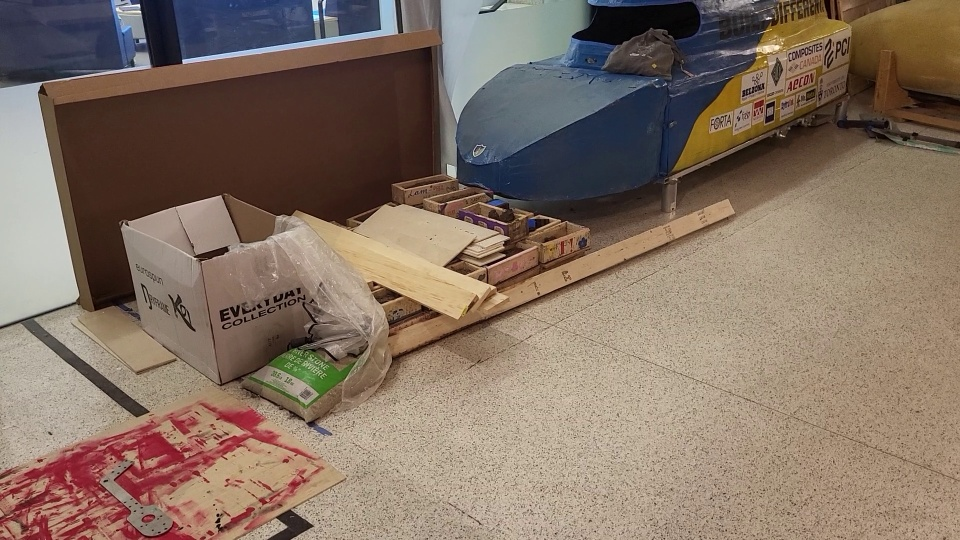
#> input picture mapping/sfm_calibrated/img/arena_0.jpg, 960 x 540 px; its folder holds 4 pictures in this run
$ python ba_n_04.py
#> lines starting #> are read from the running program, lines starting #| are printed output that depends on the picture
import cv2 as cv
import numpy as np
import scipy.sparse
import scipy.optimize
from scipy.spatial import KDTree

import matplotlib.pyplot as plt
from mpl_toolkits.mplot3d import Axes3D


# https://github.com/gaoxiang12/slambook2


IMG_SHAPE = np.array([960.0, 540.0])

# initial guess
F = 800.
K = np.array([[F, 0., IMG_SHAPE[0]/2],
              [0., F, IMG_SHAPE[1]/2],
              [0., 0., 1.]])


def filter_features(kps, descs=None, r=20, k_max=20):
    """ https://stackoverflow.com/a/57390077
    Use kd-tree to perform local non-maximum suppression of key-points
    kps - key points obtained by one of openCVs 2d features detectors (SIFT, SURF, AKAZE etc..)
    r - the radius of points to query for removal
    k_max - maximum points retreived in single query
    """

    # sort by score to keep highest score features in each locality
    neg_responses = [-kp.response for kp in kps]
    order = np.argsort(neg_responses)
    kps = np.array(kps)[order].tolist()

    # create kd-tree for quick NN queries
    data = np.array([list(kp.pt) for kp in kps])
    kd_tree = KDTree(data)

    # perform NMS using kd-tree, by querying points by score order,
    # and removing neighbors from future queries
    N = len(kps)
    removed = set()
    for i in range(N):
        if i in removed:
            continue
        dist, inds = kd_tree.query(data[i,:],k=k_max,distance_upper_bound=r)
        for j in inds:
            if j>i:
                removed.add(j)

    kp_filtered = [kp for i,kp in enumerate(kps) if i not in removed]
    descs_filtered = None
    if descs is not None:
        descs = descs[order]
        descs_filtered = np.array([desc for i,desc in enumerate(descs) if i not in removed])
    print('filtered', len(kp_filtered), 'of', N, 'features')
    return kp_filtered, descs_filtered

def extract_features(imgs):
    detector = cv.ORB_create(6000)
    # detector = cv.SIFT_create(10000)

    features = []
    for img in imgs:
        feature = detector.detectAndCompute(img, None)
        keypoints, descriptors = filter_features(feature[0], feature[1])
        features.append((img, keypoints, descriptors))

    return features

# [65 lines left out: functions match_feature_pair, draw_matches, not called in this run]


def pixel2cam(p):
    return np.array([(p[0]-K[0,2])/K[0,0], (p[1]-K[1,2])/K[1,1]])

# [31 lines left out: functions pose_estimation, triangulation, exp_so3t, log_so3t, not called in this run]

OUTLIER_Z = 8

# [226 lines left out: functions bundle_adjustment_01, bundle_adjustment_02, bundle_adjustment_03, not called in this run]


# global map
camera_params = None  # depends on BA function
all_frames = []  # (keypoints, descriptor)
all_poses = []  # (R, t) | None
all_matches = {}  # (f1, f2): matches
all_keypoints = []  # [f][i]: index of 3d point
all_points_indices = []  # indices of 3d points
all_points, all_points_n, all_points_cov = [], [], []  # 3d points
all_observations = []  # (fi, pi, uv)


# [271 lines left out: functions bundle_adjustment_update, add_frame_init, add_frame_incremental, add_frame, plot_points, plot_camera and 1 more, not called in this run]


if __name__ == "__main__":
    from time import perf_counter

    # read images + extract features
    imgs = [
        # cv.imread(f"img/pit_{i}.jpg", cv.IMREAD_COLOR)
        # for i in range(0, 11, 1)
        cv.imread(f"img/arena_{i}.jpg", cv.IMREAD_COLOR)
        for i in range(0, 14, 1)
        # for i in range(0, 20, 1)
        # for i in range(8, 13, 1)
        # for i in range(30, 40, 1)
        # cv.imread(f"img/float_{i}.jpg", cv.IMREAD_COLOR)
        # for i in range(0, 12, 1)
        # for i in range(11, 20, 1)
        # for i in range(0, 25, 1)
        # cv.imread(f"img/temp_{i}.jpg", cv.IMREAD_COLOR)
        # for i in range(80, 100, 1)
    ]
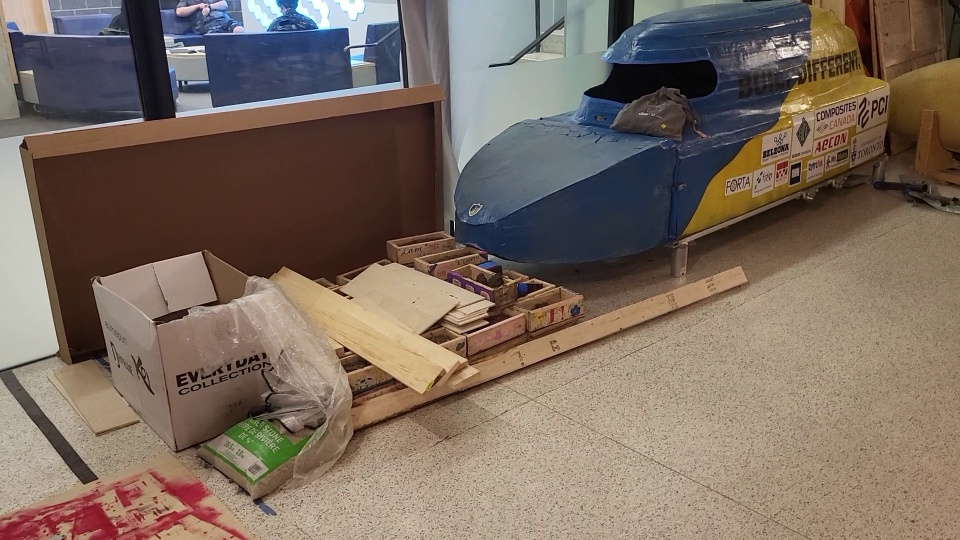
#> input picture mapping/sfm_calibrated/img/arena_1.jpg, 960 x 540 px
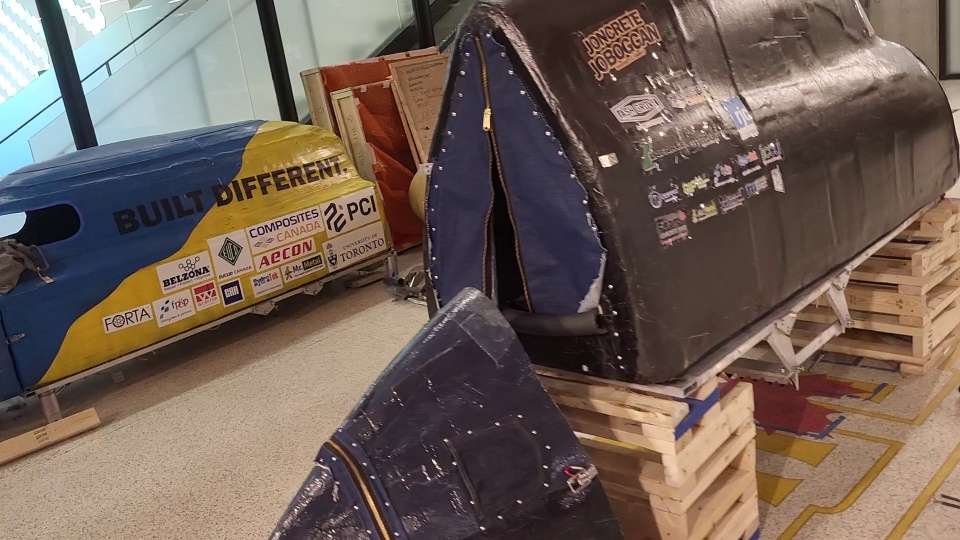
#> input picture mapping/sfm_calibrated/img/arena_10.jpg, 960 x 540 px
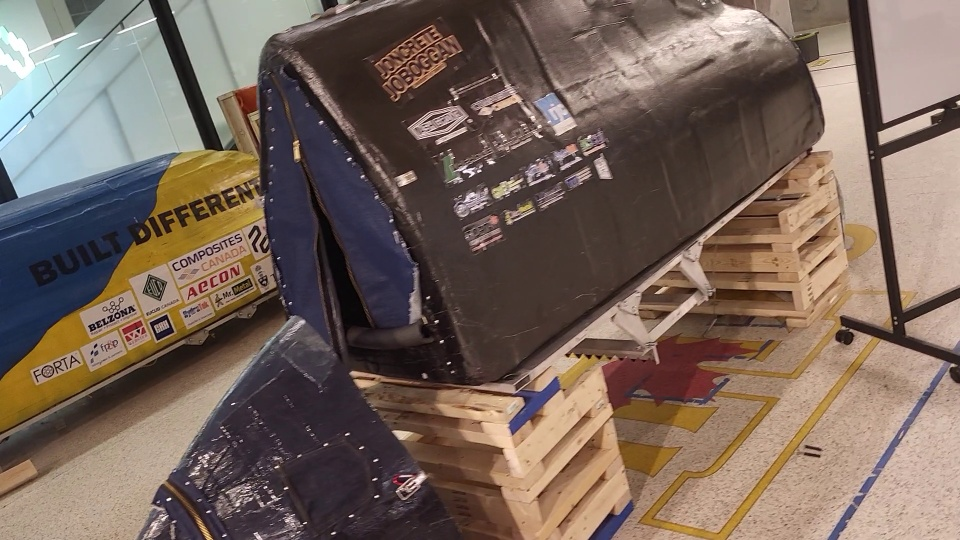
#> input picture mapping/sfm_calibrated/img/arena_11.jpg, 960 x 540 px
#> imgs = 14 items
#> the loop in extract_features, `for img in imgs:` made 3 passes
#> N in filter_features on passes 1 to 2: 5138, 5099
#> (img, feature) on pass 3: (None, 0 contours)
#| filtered 546 of 5138 features
#| filtered 545 of 5099 features
#> pass 1, in filter_features, `descs_filtered = np.array([desc for i,desc in enumerate(descs) if i no..`:
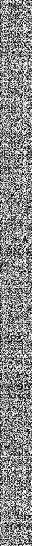
#> descs_filtered: shape (546, 32); min 0, max 255, mean 136.6
#> pass 2, in filter_features (call 2), `descs_filtered = np.array([desc for i,desc in enumerate(descs) if i no..`:
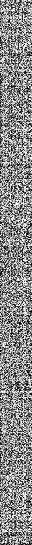
#> descs_filtered: shape (545, 32); min 0, max 255, mean 137.2
#> after the loop in extract_features, `for img in imgs:`: features = 2 items
    time0 = perf_counter()
#> (the run stopped early here; a loop or call above may not have finished)
